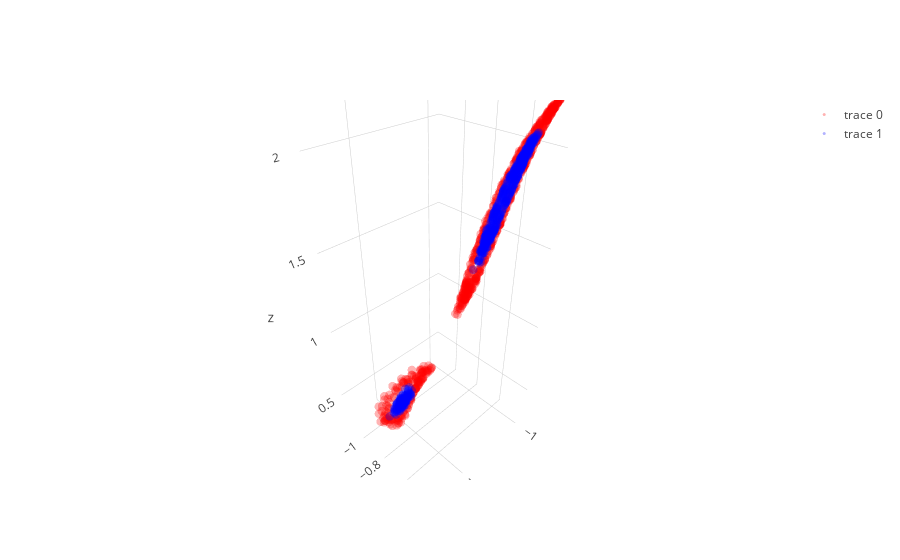

Write notebook code for a chart like this one.
### Code cell
layer1,layer1_var = l1.feed_non(X)
layer2,layer2_var = l2.feed_non(layer1)
layer3,layer3_var = l3.feed_non(layer2)
layer4,layer4_var = l4.feed_linear(layer3)

show_3D(layer1)  
show_3D(layer2)    
show_3D(layer3)   

plt.figure(figsize=(8,6))
plt.scatter(layer4[y==0, 0], np.zeros((len(dsad)//2,1)), color='red',  alpha=0.1)
plt.scatter(layer4[y==1, 0], np.zeros((len(dsad)//2,1)), color='blue', alpha=0.1)
plt.show()

### Figure 1 — Plotly figure (JSON) as saved in the notebook; plotly's stock layout.template omitted (floating-point values rounded to 4 significant figures; data arrays with more than 128 entries replaced by an {"elided": "..."} marker saying what was removed)
{"data": [{"line": {"color": "red", "width": 0.5}, "marker": {"opacity": 0.3, "size": 3}, "mode": "markers", "type": "scatter3d", "uid": "97c98cd9-e25f-4751-8b96-72888befc7a0", "x": {"elided": "650 float values"}, "y": {"elided": "650 float values"}, "z": {"elided": "650 float values"}}, {"line": {"color": "blue", "width": 0.5}, "marker": {"opacity": 0.3, "size": 3}, "mode": "markers", "type": "scatter3d", "uid": "83da56e7-d6d8-49a6-837e-c7de85a798c0", "x": {"elided": "650 float values"}, "y": {"elided": "650 float values"}, "z": {"elided": "650 float values"}}], "layout": {}}
